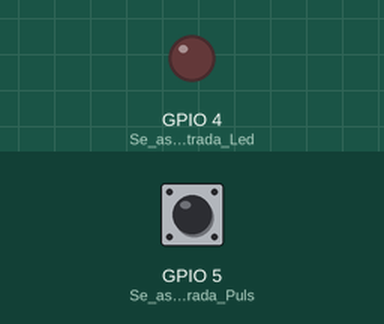
A sketch run on a simulated ESP32. On the bench: output pins drawn as LEDs (lit = HIGH). The test bench sets the inputs (shaded band); at power-on: GPIO 5 (Se_asigna_la_entrada_Puls) LOW.

Above: at 1.2 s.
1.3 s: GPIO 5 (Se_asigna_la_entrada_Puls) pulled HIGH for 0.15 s
At 1.37 s:
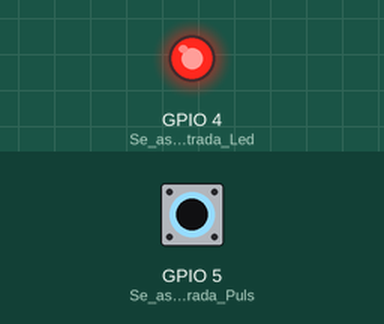
2.9 s: GPIO 5 (Se_asigna_la_entrada_Puls) pulled HIGH for 3.2 s
At 7.3 s:
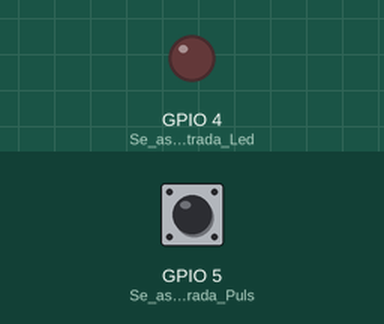
Timing chart, 0 to 8.8 s (numbered marks = the images above; inputs shaded):
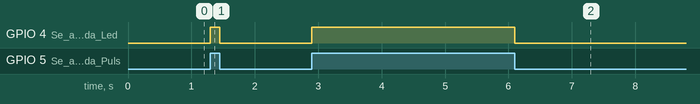

Measured:
- after the input at 1.3 s, GPIO 4 (Se_asigna_la_entrada_Led): LOW → HIGH at once, → LOW 0.15 s later
- after the input at 2.9 s, GPIO 4 (Se_asigna_la_entrada_Led): LOW → HIGH at once, → LOW 3.2 s later

The sketch:

sketch.ino
```cpp
//Practico 3 - Ejercicio 2 - ESP32
//Encender un LED con un pulsador y cuando se suelta se apaga el LED

void setup() {
  pinMode(4, OUTPUT);   //Se asigna la entrada Led
  pinMode(5, INPUT);    //Se asigna la entrada Pulsador
}

void loop() {
   if  (digitalRead (5) == HIGH) {  //Si el Pulsador esta apretado
       digitalWrite(4, HIGH);       //Encender el LED
   }
  else
      {digitalWrite(4, LOW);        //Sino esta apretado el pulsador, apagar el LED
  }

}
```
